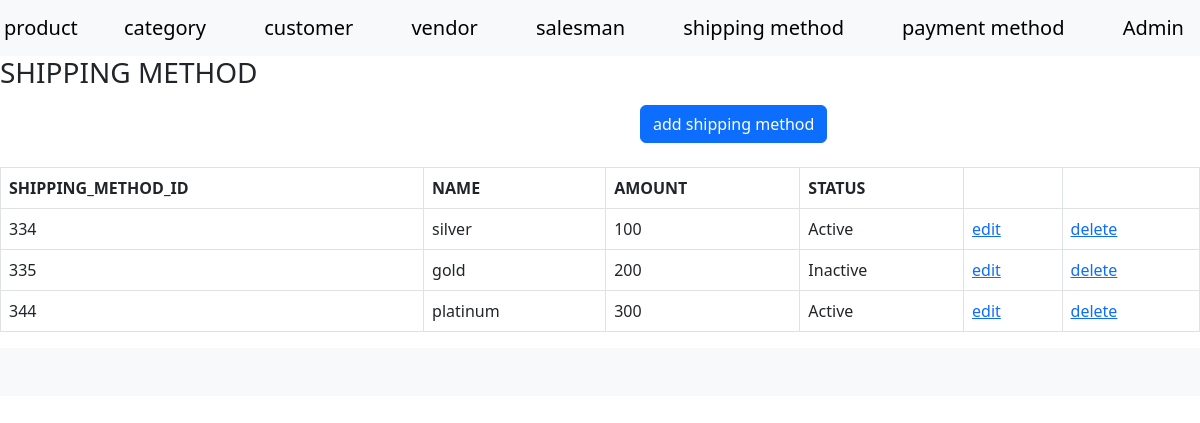
The app's page /index.php?a=grid&c=shippingMethod with its own data.
### tables this page shows
CREATE TABLE `shiping_methods` (
  `shiping_method_id` int(11) NOT NULL,
  `name` varchar(255) NOT NULL,
  `amount` int(11) NOT NULL,
  `status` tinyint(4) NOT NULL,
  `created_at` timestamp NOT NULL DEFAULT current_timestamp(),
  `updated_at` timestamp NULL DEFAULT NULL
);

### Model/Core/View.php (called while the page is built, shortened)
<?php
class Model_Core_View
{
	protected $templete = null;
	protected $data = [];
	public function render()
	{
		require_once "View".DS.$this->getTemplete();
	}
    public function getTemplete()
    {
        return $this->templete;
    }
    public function setTemplete($templete)
    {
        $this->templete = $templete;
        return $this;
    }
    public function getData($key = null)
    {
        if(array_key_exists($key, $this->data))
        {
            return $this->data[$key];
        }
        return null;
    }
    public function setData($value)
    {
        $this->data = $value;
        return $this;
    }
    public function getModelUrl()
    {
        return Ccc::getModel('Core_url');
    }
}
 ?>

### Controller/Core/Action.php (called while the page is built, shortened)
<?php
class Controller_Core_Action
{
	protected $view = null;
	public function render()
	{
		$this->getView()->render();
	}
      public function getView()
    {
    	if ($this->view)
    	{
        return $this->view;
    	}
    	$view = Ccc::getModel('Core_View');
    	return $view;
    }
    public function setView($view)
    {
        $this->view = $view;
        return $this;
    }
}
?>

### Controller/ShippingMethod.php (called while the page is built, shortened)
<?php
class Controller_ShippingMethod extends Controller_Core_Action
{
	public function gridAction()
	{
		$modelShippingMethod = Ccc::getModel('ShippingMethod_Row');
		$sql = "SELECT * FROM `shiping_methods`";
		$shippingMethods =$modelShippingMethod->fetchAll($sql);
		$this->render();
	}
}
?>

### Controller/Core/Front.php (called while the page is built, shortened)
<?php
class Controller_Core_Front
{
	public function getRequest()
	{
		$request = new Model_Core_Request();
		return $request;
	}
	public function init()
	{
		$request = $this->getRequest();
		$action = $request->getActionName().'Action';
		$Controller = new $controllerClassName();
		$Controller->$action();
	}
}
?>

### index.php (called while the page is built, shortened)
<?php
class Ccc
{
	public static function init()
	{
		$front = new Controller_Core_Front();
		$front->init();
	}
	public static function getModel($className)
	{
		return new $className();
	}
}
Ccc::init();
?>

### Model/Core/Url.php (called while the page is built, shortened)
<?php
class Model_Core_Url
{
	public function getCurrentUrl()
	{
	return $_SERVER['REQUEST_SCHEME']."://".$_SERVER['HTTP_HOST'].$_SERVER['REQUEST_URI'];
	}
	public function getUrl($a=null,$c=null, array $perameters=null,$reset = false)
	{
		$request = new Model_Core_Request();
		$final = ['a'=>null,'c'=>null];
		if($reset == false)
		{
		$final = array_merge($final,$request->getParam());
		}
		$url = explode('?', $this->getCurrentUrl());
		($a == null) ? ($final['a'] =$request->getActionName()) : ($final['a'] = $a);
		($c == null) ? ($final['c'] =$request->getControllerName()) : ($final['c'] = $c);
		if($perameters != null)
		{
		$final = array_merge($final,$perameters);
		}
		return $url[0].'?'.http_build_query($final);
	}
}
?>

### Model/Core/Request.php (called while the page is built, shortened)
<?php
class Model_Core_Request
{
	public function getParam($key = null, $value = null)
	{
		if ($key == null)
		{
			return $_GET;
		}
		if(array_key_exists($key, $_GET))
		{
			return $_GET[$key];
		}
		return $value;
	}
	public function getControllerName()
	{
		return $this->getParam('c','index');
	}
}
?>

### Model/Core/Table/Row.php (called while the page is built, shortened)
<?php
class Model_Core_Table_Row
{
	protected $data = [];
    public function __get($key)
    {
        if (array_key_exists($key, $this->data)) {
            return $this->data[$key];
        }
        return null;
    }
    public function setData($data)
    {
        $this->data = $data;
        return $this;
    }
    public function fetchAll($sql)
    {
        $result = $this->getTable()->fetchAll($sql);
        return $result;
    }
    public function getTable()
    {
        $table = new $tableClass();
        return $table;
    }
    public function setTable($table)
    {
        return $this;
    }
    public function setTableClass($tableClass)
    {
        $this->tableClass = $tableClass;
        return $this;
    }
}
?>

### Model/Core/Adapter.php (called while the page is built, shortened)
<?php
class Model_core_Adapter{
	public $serverName="localhost";
	public $userName="root";
	public $password="";
	public $databaseName ="project-krushal-vataliya-04-good";
  	public $connect = null;
	public function connect(){
      if($this->connect == null)
      {
		$this->connect = mysqli_connect($this->serverName, $this->userName, $this->password, $this->databaseName);
      }
      return $this->connect;
	  }
   public function fetchAll($query){
   	$result =$this->connect()->query($query);
   		return $result->fetch_all(MYSQLI_ASSOC);
   }
}
?>

### Model/Core/Table.php (called while the page is built, shortened)
<?php
class Model_Core_Table
{
	public function getAdapter()
	{
		$adapter = new Model_Core_Adapter();
		return $adapter;
	}
    public function setTableName($tableName)
    {
        return $this;
    }
    public function setPrimaryKey($primaryKey)
    {
        return $this;
    }
    public function fetchAll($query = null)
	{
		return $this->getAdapter()->fetchAll($query);
	}
}
?>

### Model/ShippingMethod.php (called while the page is built, shortened)
<?php
class Model_ShippingMethod extends Model_Core_Table
{
	public function getStatusOptions()
	{
		return [
			self::STATUS_ACTIVE => self::STATUS_ACTIVE_LBL,
			self::STATUS_INACTIVE => self::STATUS_INACTIVE_LBL
		];
	}
}
?>

### Model/ShippingMethod/Row.php (called while the page is built, shortened)
<?php
class Model_ShippingMethod_Row extends Model_Core_Table_Row
{
	public function getStatusText()
	{
		$statuses = $this->getTable()->getStatusOptions();
		if (array_key_exists($this->status, $statuses))
		{
			return $statuses[$this->status];
		}
			return $statuses[ Model_PaymentMethod::STATUS_DEFAULT];
	}
}
?>

### View/shipping_method/grid.phtml (the view, shortened to what this page needs)
<?php
$shipping_methods = $this->getData('shippingMethods');
?>
<!DOCTYPE html>
<html>
  <head>
    <link rel="stylesheet" href="Model/Skin/css/style.css">
  </head>
  <body>
    <?php require_once "View/html/header.phtml" ?>
    <div><div><h3>SHIPPING METHOD</h3></div><div style="margin-left:640px;margin-top: 15px;"><a  class="btn btn-primary" href="<?php echo $this->getModelUrl()->getUrl('add'); ?>">
    add shipping method
  </a></div></div>
  <br>
  <table class="table table-bordered">
    <tr>
      <th> SHIPPING_METHOD_ID</th>
      <th> NAME</th>
      <th> AMOUNT</th>
      <th> STATUS</th>
      <th> </th>
      <th> </th>
    </tr>
    <tr>
      <?php if (!$shipping_methods): ?>
      <td colspan="6" >data not found </td>
      <?php else:?>
      <?php foreach ($shipping_methods as $shipping_method): ?>
      <td><?php echo $shipping_method->shiping_method_id ?></td>
      <td> <?php echo $shipping_method->name ?> </td>
      <td> <?php echo $shipping_method->amount ?> </td>
      <td> <?php echo $shipping_method->getStatusText() ?> </td>
      <td><a href="<?php echo $this->getModelUrl()->getUrl('edit','shippingMethod',['shiping_method_id' => $shipping_method->shiping_method_id]); ?>">edit</a></td>
      <td><a href="<?php echo $this->getModelUrl()->getUrl('delete','shippingMethod',['shiping_method_id' => $shipping_method->shiping_method_id]); ?>">delete<a></td>
    </tr>
    <?php endforeach; ?>
    <?php endif;?>
  </table>
</body>
<?php require_once "View/html/footer.phtml" ?>
</html>

### records on screen
shiping_methods: shiping_method_id "334", name "silver", amount "100", status "Active"
shiping_methods: shiping_method_id "335", name "gold", amount "200", status "Inactive"
shiping_methods: shiping_method_id "344", name "platinum", amount "300", status "Active"
